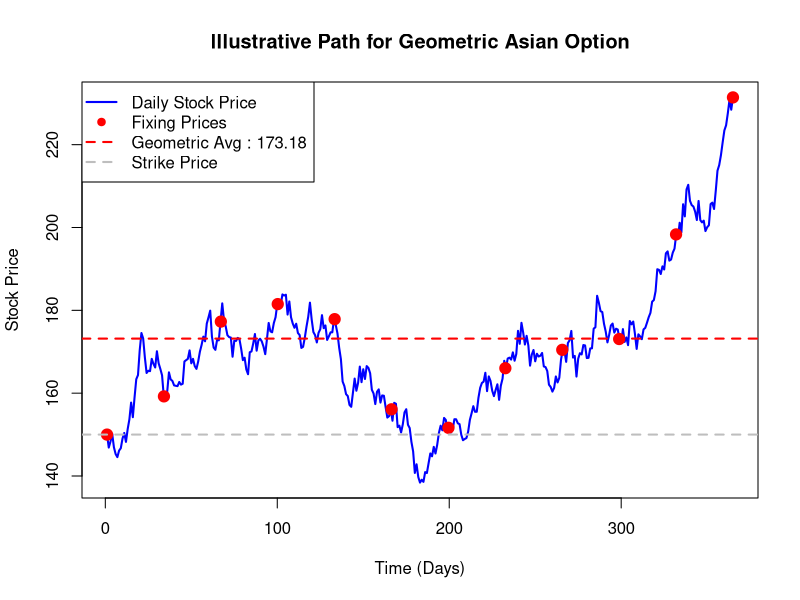

Write R code to recreate this figure. (Note: this script raises an error after producing the figure.)
#1.1
S0 <- 150        
r <- 0.04       
sigma <- 0.3    
T <- 1           
m <- 12 
dt <- T / m      
K <- 150         
n_sim <- 10000   

payoffs <- numeric(n_sim) 

for (j in 1:n_sim) {
  Z <- rnorm(n_sim, mean=0, sd=1)  
  S_Ti <- numeric(m)
  S_Ti[1] <- S0
  

for (i in 2:m) {
    S_Ti[i] <- S_Ti[i-1] * exp((r * (sigma^2) / 2) * dt + sigma * sqrt(dt) * Z[i-1])
}
A_T <- prod(S_Ti)^(1/m)
payoffs[j] <- max(A_T - K, 0)
}

V_t <- mean(payoffs) * exp(-r * T)


# Illustrative Plot for One Path
set.seed(456)  # For reproducibility
daily_obs <- 365         # Number of daily observations
delta_t_daily <- T / daily_obs
S_daily <- numeric(daily_obs)
S_fixing <- numeric(m)
S_daily[1] <- S0

# Simulate daily prices
for (j in 2:daily_obs) {
  Z <- rnorm(1)
  S_daily[j] <- S_daily[j - 1] * exp((r - 0.5 * sigma^2) * delta_t_daily + sigma * sqrt(delta_t_daily) * Z)
}
# Extract monthly fixing prices
fixing_indices <- seq(1, daily_obs, length.out = m)
S_fixing <- S_daily[round(fixing_indices)]
# Geometric average for illustrative path
A_T_illustrative <- prod(S_fixing)^(1 / m)
# Plot
plot(
  1:daily_obs, S_daily, type = "l", col = "blue", lwd = 2,
  xlab = "Time (Days)", ylab = "Stock Price",
  main = "Illustrative Path for Geometric Asian Option"
)
points(fixing_indices, S_fixing, col = "red", pch = 19, cex = 1.5)  # Fixing prices
abline(h = K, col = "grey", lty = 2, lwd = 2)  # Strike price
abline(h = A_T_illustrative, col = "red", lty = 2, lwd = 2)  # Geometric average

# Add Legend
legend("topleft", legend = c("Daily Stock Price", "Fixing Prices", paste("Geometric Avg :", round(A_T_illustrative, 2)), "Strike Price"),
  col = c("blue", "red", "red", "grey"),
  lty = c(1, NA, 2, 2), 
  pch = c(NA, 19, NA, NA), 
  lwd = c(2, NA, 2, 2)
)

#1.2
s <- seq(0, T, length.out = m)
d1_values <- numeric(m)
d2_values <- numeric(m)

for (i in 1:m) {
  d1_values[i] <- (log(S_Ti[i] / K) + (r + (sigma^2) / 2) * (T - s[i])) / (sigma * sqrt(T - s[i]))
  d2_values[i] <- d1_values[i] - sigma * sqrt(T - s[i])
}

v_call_values <- numeric(m)

for (i in 1:m) {
  v_call_values[i] <- max(S_Ti[i] * pnorm(d1_values[i]) - K * exp(-r * (T - s[i])) * pnorm(d2_values[i]), 0)
}
v_call_values

#1.3
K_star <- 225 
for (j in 1:n_sim) {
  Z_star <- rnorm(n_sim, mean=0, sd=1)  
  S_Ti_star <- numeric(m)
  S_Ti_Star[1] <- S0
  barrier_hit <- FALSE   #barrier not passed
    for (i in 2:m) {
    S_Ti_star[i] <- S_Ti_star[i - 1] * exp((r - (sigma^2) / 2) * dt + sigma * sqrt(dt) * Z_star[i - 1])
    if (S_Ti_star[i] > K_star) {
      barrier_hit <- TRUE  # barrier passed
    }
  }
  
A_T_star <- prod(S_Ti_star)^(1/m)
payoffs_up_in <- numeric(n_sim)
payoffs_up_out <- numeric(n_sim)
  if (barrier_hit) {
    payoffs_up_in[j] <- max(A_T - K, 0)
  } else {
    payoffs_up_in[j] <- 0
  }  #barrier up-in
  
  if (!barrier_hit) {
    payoffs_up_out[j] <- max(A_T - K, 0)
  } else {
    payoffs_up_out[j] <- 0
  }
} #barrier up-out

V_t_up_in <- mean(payoffs_up_in) * exp(-r * T)
V_t_up_out <- mean(payoffs_up_out) * exp(-r * T)
print(V_t_up_in)
print(V_t_up_out)
#2.1
delta <- T / m
i_t <- floor(t / delta)
alpha_t <- (i_t * delta - t) / delta

sigma_A <- sqrt(
  (sigma^2 * delta / m^2) * (
    (m - i_t + 1)^2 * alpha_t +
    (m - i_t) * (m - i_t + 1) * (2 * (m - i_t) + 1) / (6 * (m - i_t + 1))
  )
)

sigma_A_squared <- (sigma^2 * delta / m^2) * (
  (m - i_t + 1)^2 * alpha_t +
  (m - i_t) * (m - i_t + 1) * (2 * (m - i_t) + 1) / (6 * (m - i_t + 1))
)

mu_A_t <- ((r - 0.5 * sigma^2) / m) * delta * (
  (m - i_t + 1) * alpha_t + ((m - i_t) * (m - i_t + 1)) / 2
) - (r - 0.5 * sigma_A_squared) * (T - t)

S_t <- S0 * exp((r - 0.5 * sigma^2) * t)
Y_t <- S_t * prod(S_Ti)
X_t <- Y_t * exp(mu_A_t)

d1 <- (log(S0 / K) + (r + 0.5 * sigma_A^2) * T) / (sigma_A * sqrt(T))
d2 <- d1 - sigma_A * sqrt(T)
V_t1 <- S_t * pnorm(d1) - K * exp(-r * T) * pnorm(d2)
